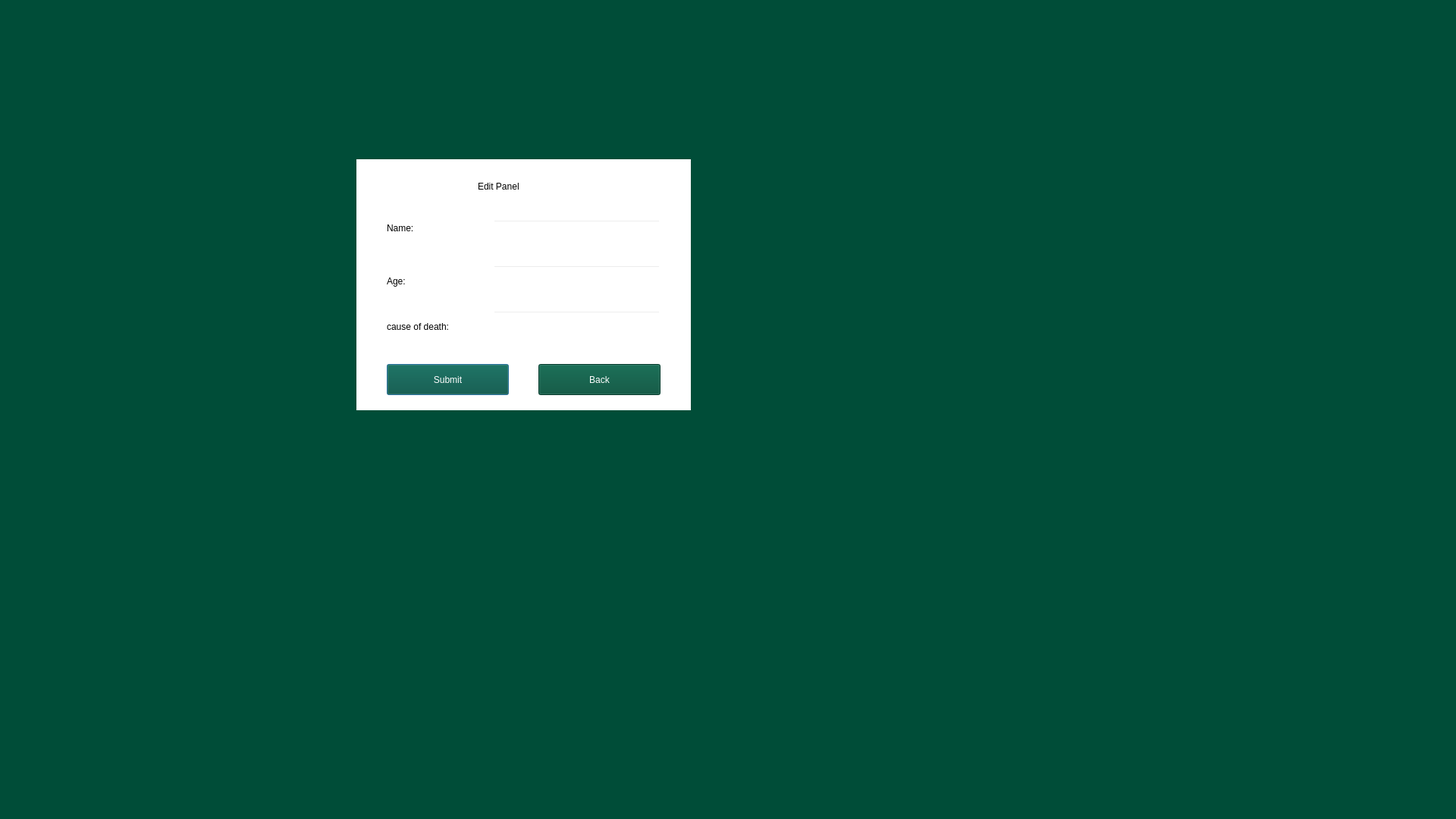
<?xml version="1.0" encoding="UTF-8"?>
<ui version="4.0">
 <class>EditDeadBodyDialog</class>
 <widget class="QDialog" name="EditDeadBodyDialog">
  <property name="geometry">
   <rect>
    <x>0</x>
    <y>0</y>
    <width>1920</width>
    <height>1080</height>
   </rect>
  </property>
  <property name="minimumSize">
   <size>
    <width>1920</width>
    <height>1080</height>
   </size>
  </property>
  <property name="windowTitle">
   <string>Dialog</string>
  </property>
  <property name="styleSheet">
   <string notr="true">background-color: rgb(0, 77,56);
color: rgb(255, 255, 255);</string>
  </property>
  <widget class="QLineEdit" name="nameEdit">
   <property name="geometry">
    <rect>
     <x>650</x>
     <y>290</y>
     <width>221</width>
     <height>41</height>
    </rect>
   </property>
   <property name="styleSheet">
    <string notr="true">color: rgb(0, 0, 0);
background-color: rgb(0,0,0,0);</string>
   </property>
  </widget>
  <widget class="QLineEdit" name="causeEdit">
   <property name="geometry">
    <rect>
     <x>650</x>
     <y>410</y>
     <width>221</width>
     <height>41</height>
    </rect>
   </property>
   <property name="styleSheet">
    <string notr="true">background-color: rgb(0,0,0,0);
color: rgb(0, 0, 0);</string>
   </property>
  </widget>
  <widget class="QLabel" name="label_3">
   <property name="geometry">
    <rect>
     <x>510</x>
     <y>420</y>
     <width>121</width>
     <height>21</height>
    </rect>
   </property>
   <property name="styleSheet">
    <string notr="true">font: 12pt &quot;Segoe UI&quot;;
background-color: rgb(255, 255, 255);
color: rgb(0, 0, 0);</string>
   </property>
   <property name="text">
    <string>cause of death:</string>
   </property>
  </widget>
  <widget class="QLineEdit" name="ageEdit">
   <property name="geometry">
    <rect>
     <x>650</x>
     <y>350</y>
     <width>221</width>
     <height>41</height>
    </rect>
   </property>
   <property name="styleSheet">
    <string notr="true">background-color: rgb(0,0,0,0);
color: rgb(0, 0, 0);</string>
   </property>
  </widget>
  <widget class="QPushButton" name="submitButton">
   <property name="geometry">
    <rect>
     <x>510</x>
     <y>480</y>
     <width>161</width>
     <height>41</height>
    </rect>
   </property>
   <property name="styleSheet">
    <string notr="true">background-color: rgb(0,77,56);
color: rgb(255, 255, 255);
font: 600 14pt &quot;Segoe UI&quot;;</string>
   </property>
   <property name="text">
    <string>Submit</string>
   </property>
  </widget>
  <widget class="QLabel" name="label_4">
   <property name="geometry">
    <rect>
     <x>470</x>
     <y>210</y>
     <width>441</width>
     <height>331</height>
    </rect>
   </property>
   <property name="styleSheet">
    <string notr="true">background-color: rgb(255, 255, 255);
</string>
   </property>
   <property name="text">
    <string/>
   </property>
  </widget>
  <widget class="QLabel" name="label_5">
   <property name="geometry">
    <rect>
     <x>630</x>
     <y>230</y>
     <width>161</width>
     <height>31</height>
    </rect>
   </property>
   <property name="styleSheet">
    <string notr="true">color: rgb(0, 0, 0);
background-color: rgb(255, 255, 255);
font: 600 22pt &quot;Segoe UI&quot;;</string>
   </property>
   <property name="text">
    <string>Edit Panel</string>
   </property>
  </widget>
  <widget class="QLabel" name="label_6">
   <property name="geometry">
    <rect>
     <x>510</x>
     <y>360</y>
     <width>121</width>
     <height>21</height>
    </rect>
   </property>
   <property name="styleSheet">
    <string notr="true">font: 12pt &quot;Segoe UI&quot;;
background-color: rgb(255, 255, 255);
color: rgb(0, 0, 0);</string>
   </property>
   <property name="text">
    <string>Age:</string>
   </property>
  </widget>
  <widget class="QLabel" name="label_7">
   <property name="geometry">
    <rect>
     <x>510</x>
     <y>290</y>
     <width>121</width>
     <height>21</height>
    </rect>
   </property>
   <property name="styleSheet">
    <string notr="true">font: 12pt &quot;Segoe UI&quot;;
background-color: rgb(255, 255, 255);
color: rgb(0, 0, 0);</string>
   </property>
   <property name="text">
    <string>Name: </string>
   </property>
  </widget>
  <widget class="QPushButton" name="back">
   <property name="geometry">
    <rect>
     <x>710</x>
     <y>480</y>
     <width>161</width>
     <height>41</height>
    </rect>
   </property>
   <property name="styleSheet">
    <string notr="true">background-color: rgb(0,77,56);
color: rgb(255, 255, 255);
font: 600 14pt &quot;Segoe UI&quot;;</string>
   </property>
   <property name="text">
    <string>Back</string>
   </property>
  </widget>
  <zorder>label_4</zorder>
  <zorder>nameEdit</zorder>
  <zorder>causeEdit</zorder>
  <zorder>label_3</zorder>
  <zorder>ageEdit</zorder>
  <zorder>submitButton</zorder>
  <zorder>label_5</zorder>
  <zorder>label_6</zorder>
  <zorder>label_7</zorder>
  <zorder>back</zorder>
 </widget>
 <resources/>
 <connections/>
</ui>
